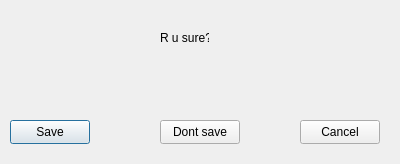
<?xml version="1.0" encoding="UTF-8"?>
<ui version="4.0">
 <class>window2</class>
 <widget class="QDialog" name="window2">
  <property name="geometry">
   <rect>
    <x>0</x>
    <y>0</y>
    <width>400</width>
    <height>164</height>
   </rect>
  </property>
  <property name="windowTitle">
   <string>Dialog</string>
  </property>
  <widget class="QLabel" name="label">
   <property name="geometry">
    <rect>
     <x>160</x>
     <y>30</y>
     <width>49</width>
     <height>16</height>
    </rect>
   </property>
   <property name="text">
    <string>R u sure?</string>
   </property>
  </widget>
  <widget class="QPushButton" name="pushButton">
   <property name="geometry">
    <rect>
     <x>10</x>
     <y>120</y>
     <width>80</width>
     <height>24</height>
    </rect>
   </property>
   <property name="text">
    <string>Save</string>
   </property>
  </widget>
  <widget class="QPushButton" name="pushButton_2">
   <property name="geometry">
    <rect>
     <x>160</x>
     <y>120</y>
     <width>80</width>
     <height>24</height>
    </rect>
   </property>
   <property name="text">
    <string>Dont save</string>
   </property>
  </widget>
  <widget class="QPushButton" name="pushButton_3">
   <property name="geometry">
    <rect>
     <x>300</x>
     <y>120</y>
     <width>80</width>
     <height>24</height>
    </rect>
   </property>
   <property name="text">
    <string>Cancel</string>
   </property>
  </widget>
 </widget>
 <resources/>
 <connections/>
</ui>
